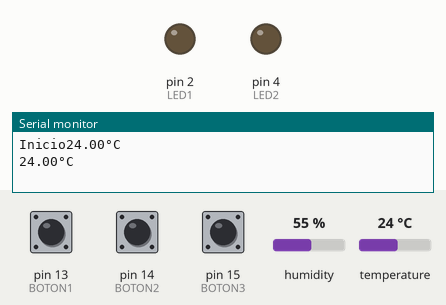
Simulated run of this sketch. Board: Arduino Uno, built with avr-gcc and run on an emulated ATmega328P. Shown: output pins drawn as LEDs (lit = HIGH), the last lines printed to the serial monitor. Inputs (shaded band) come from the test bench; at power-on: temperature 24 °C, pin 13 (BOTON1) HIGH, pin 14 (BOTON2) HIGH, pin 15 (BOTON3) HIGH, humidity 55 %.

Above: at 4.8 s.
4.9 s: temperature set to 31 °C
7.9 s: temperature set to 34 °C
At 8.9 s:
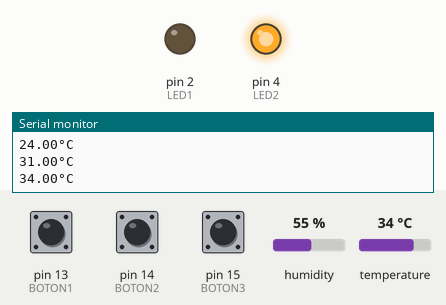
10.9 s: pin 13 (BOTON1) pulled LOW for 2.6 s
At 12.6 s:
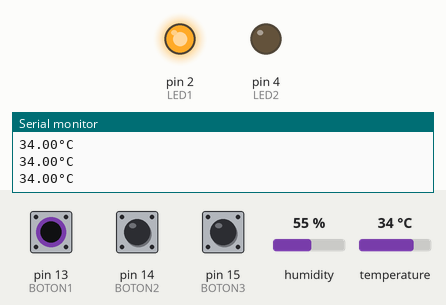
15.6 s: pin 14 (BOTON2) pulled LOW for 2.6 s
At 17.3 s:
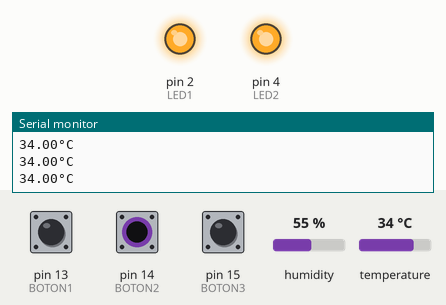
19.7 s: pin 15 (BOTON3) pulled LOW for 2.6 s
At 25.4 s:
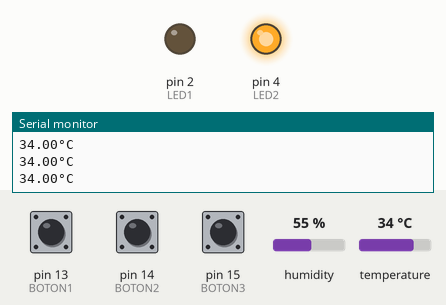
25.7 s: temperature set to 12 °C
At 26.9 s:
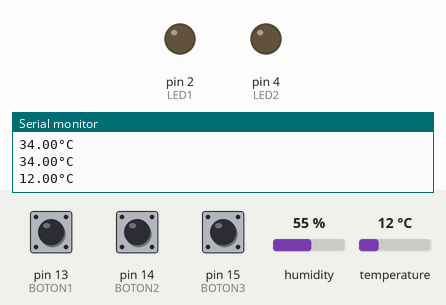
Timing chart, 0 to 28.7 s (numbered marks = the images above; inputs shaded):
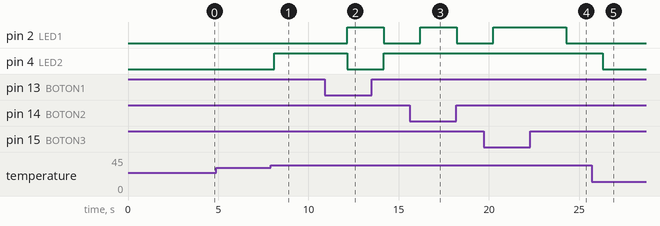

The sketch:

Administracion_de_servidores.ino
```cpp
/*
 * Administración de servidores
 * Por: Alexander Arroyo
 * Fecha: 20 de abril de 2022
 *
 * Características
+Sensor de temperatura y humedad
+Boton1: Manual. Activa la refrigeración al ser presionado
+Boton2: Alta demanda
+Boton3: Sobre carga de funcionamiento
+
+Led1: Refrigeracion manual
+Led2: Refrigeración automática
+
+Que se encienda la refrigeracion manual cada que se presione el boton de manual
+
+La refrigeracion manual tiene prioridad a la refrigeracion automática.
+
+Si la termperatura es alta (mayor a 28, por ejemplo), se activa la refrigeracion automática
+
+Si tengo alta demanda o sobre carga, se activa la refrigeración automática
+
+Si tengo alta demanda o sobrecarga de funcionamiento y ademas temperatura alta, se activan ambas refrigeraciones
+
+Botones 14, 15, 13
+Leds 4, 2
+DHT11 12
 *
 */

// Bibliotecas
#include "DHT.h"  //Biblioteca del DTH11

// Constantes para manejar el DHT11
#define DHTPIN 12
#define DHTTYPE DHT11

const int BOTON1 = 13;
const int BOTON2 = 14;
const int BOTON3 = 15;

const int LED1 = 2;
const int LED2 = 4;

// Variables
int dato1;
int dato2;
int dato3;

// Definición de objetos
DHT dht(DHTPIN, DHTTYPE); //Objeto para manejar el DHT11

// Condiciones iniciales - Se ejecuta sólo una vez al energizar
void setup() //Inicio de void setup ()
{
  Serial.begin(115200);
  Serial.print("Inicio");

  dht.begin();  //Iniciar comunicación con el sensor

  pinMode (BOTON1, INPUT_PULLUP);  //Configura el pin del botón como entrada
  pinMode (BOTON2, INPUT_PULLUP);
  pinMode (BOTON3, INPUT_PULLUP);
  pinMode (LED1, OUTPUT);
  pinMode (LED2, OUTPUT);

}// Fin de void setup

//Cuerpo del programa - Se ejecuta constantemente
void loop() // Inicio de void loop
{
  delay(2000);
  float t = dht.readTemperature();

  if (isnan(t))
  {
    Serial.println(F("Failed to read from DHT sensor!"));
    return;
  }

  Serial.print(t);
  Serial.println(F("°C "));

  dato1 = digitalRead (BOTON1);
  dato2 = digitalRead (BOTON2);
  dato3 = digitalRead (BOTON3);

  if (!dato1)
  {
    digitalWrite(LED1, HIGH);
    digitalWrite(LED2, LOW);
  }
  else if (t > 32)
  {
    if (!dato2 || !dato3)
    {
      digitalWrite(LED1, HIGH);
      digitalWrite(LED2, HIGH);
    }
    else
    {
      digitalWrite(LED1, LOW);
      digitalWrite(LED2, HIGH);
    }
  }
  else if (!dato2 || !dato3)
  {
    digitalWrite(LED1, LOW);
    digitalWrite(LED2, HIGH);
  }
  else
  {
    digitalWrite(LED1, LOW);
    digitalWrite(LED2, LOW);
  }

}//Fin de void loop

// Funciones del usuario
```

Measured:
- the behaviour switches between 32 and 33 °C on temperature (found by bisection; images 0 and 1)
- after the input at 7.9 s, pin 4 (LED2): LOW → HIGH after 0.20 s
- after the input at 10.9 s, pin 2 (LED1): LOW → HIGH after 1.2 s, → LOW 2.0 s later; pin 4 (LED2): HIGH → LOW after 1.2 s, → HIGH 2.0 s later
- after the input at 15.6 s, pin 2 (LED1): LOW → HIGH after 0.59 s, → LOW 2.0 s later
- after the input at 19.7 s, pin 2 (LED1): LOW → HIGH after 0.54 s, → LOW 4.0 s later
- after the input at 25.7 s, pin 4 (LED2): HIGH → LOW after 0.61 s
